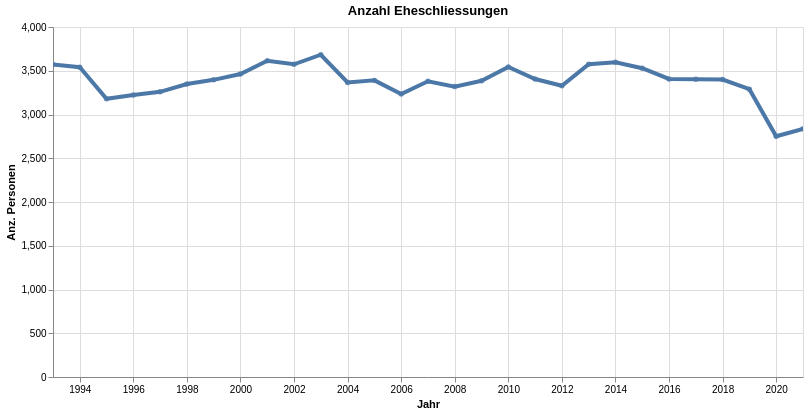

The cell this chart's notebook holds for it:
### Code cell
myTitle="Anzahl Eheschliessungen"

highlight = alt.selection(type='single', on='mouseover',
                          fields=['StichtagDatJahr_str'], nearest=True)
#x='date:StichtagDatJahr',
base = alt.Chart(myAgg.reset_index().query('sum_AnzSchl>1'), title=myTitle).encode(
    x=alt.X('StichtagDatJahr', axis=alt.Axis(title='Jahr'))# , axis=alt.Axis(format='%', title='percentage')
    , y=alt.X('sum_AnzSchl', axis=alt.Axis(title='Anz. Personen'))
    #, color=alt.Color('AlterV05Kurz', legend=alt.Legend(title="Altersgruppen", orient="right"))  
    ,tooltip=['StichtagDatJahr', 'sum_AnzSchl']    
)
points = base.mark_circle().encode(
    opacity=alt.value(0.75)
).add_selection(
    highlight
).properties(
    width=750 , height=350
)
lines = base.mark_line().encode(
    size=alt.condition(~highlight, alt.value(0.5), alt.value(4))
).interactive()

lines + points

### Figure 1 — Vega-Lite specification as saved in the notebook (floating-point values rounded to 4 significant figures)
{"config": {"view": {"continuousWidth": 400, "continuousHeight": 300}}, "layer": [{"mark": "line", "encoding": {"size": {"condition": {"value": 0.5, "selection": {"not": "selector026"}}, "value": 4}, "tooltip": [{"type": "temporal", "field": "StichtagDatJahr"}, {"type": "quantitative", "field": "sum_AnzSchl"}], "x": {"type": "temporal", "axis": {"title": "Jahr"}, "field": "StichtagDatJahr"}, "y": {"type": "quantitative", "axis": {"title": "Anz. Personen"}, "field": "sum_AnzSchl"}}, "selection": {"selector027": {"type": "interval", "bind": "scales", "encodings": ["x", "y"]}}, "title": "Anzahl Eheschliessungen"}, {"mark": "circle", "encoding": {"opacity": {"value": 0.75}, "tooltip": [{"type": "temporal", "field": "StichtagDatJahr"}, {"type": "quantitative", "field": "sum_AnzSchl"}], "x": {"type": "temporal", "axis": {"title": "Jahr"}, "field": "StichtagDatJahr"}, "y": {"type": "quantitative", "axis": {"title": "Anz. Personen"}, "field": "sum_AnzSchl"}}, "height": 350, "selection": {"selector026": {"type": "single", "on": "mouseover", "fields": ["StichtagDatJahr_str"], "nearest": true}}, "title": "Anzahl Eheschliessungen", "width": 750}], "data": {"name": "data-1c3393c03935c2af75819d67d8e3bd3c"}, "$schema": "https://vega.github.io/schema/vega-lite/v4.8.1.json", "datasets": {"data-1c3393c03935c2af75819d67d8e3bd3c": [{"StichtagDatJahr": "1993-01-01T00:00:00", "sum_AnzSchl": 3571}, {"StichtagDatJahr": "1994-01-01T00:00:00", "sum_AnzSchl": 3541}, {"StichtagDatJahr": "1995-01-01T00:00:00", "sum_AnzSchl": 3180}, {"StichtagDatJahr": "1996-01-01T00:00:00", "sum_AnzSchl": 3222}, {"StichtagDatJahr": "1997-01-01T00:00:00", "sum_AnzSchl": 3259}, {"StichtagDatJahr": "1998-01-01T00:00:00", "sum_AnzSchl": 3348}, {"StichtagDatJahr": "1999-01-01T00:00:00", "sum_AnzSchl": 3396}, {"StichtagDatJahr": "2000-01-01T00:00:00", "sum_AnzSchl": 3463}, {"StichtagDatJahr": "2001-01-01T00:00:00", "sum_AnzSchl": 3614}, {"StichtagDatJahr": "2002-01-01T00:00:00", "sum_AnzSchl": 3574}, {"StichtagDatJahr": "2003-01-01T00:00:00", "sum_AnzSchl": 3683}, {"StichtagDatJahr": "2004-01-01T00:00:00", "sum_AnzSchl": 3367}, {"StichtagDatJahr": "2005-01-01T00:00:00", "sum_AnzSchl": 3390}, {"StichtagDatJahr": "2006-01-01T00:00:00", "sum_AnzSchl": 3234}, {"StichtagDatJahr": "2007-01-01T00:00:00", "sum_AnzSchl": 3380}, {"StichtagDatJahr": "2008-01-01T00:00:00", "sum_AnzSchl": 3319}, {"StichtagDatJahr": "2009-01-01T00:00:00", "sum_AnzSchl": 3385}, {"StichtagDatJahr": "2010-01-01T00:00:00", "sum_AnzSchl": 3543}, {"StichtagDatJahr": "2011-01-01T00:00:00", "sum_AnzSchl": 3405}, {"StichtagDatJahr": "2012-01-01T00:00:00", "sum_AnzSchl": 3328}, {"StichtagDatJahr": "2013-01-01T00:00:00", "sum_AnzSchl": 3575}, {"StichtagDatJahr": "2014-01-01T00:00:00", "sum_AnzSchl": 3597}, {"StichtagDatJahr": "2015-01-01T00:00:00", "sum_AnzSchl": 3529}, {"StichtagDatJahr": "2016-01-01T00:00:00", "sum_AnzSchl": 3406}, {"StichtagDatJahr": "2017-01-01T00:00:00", "sum_AnzSchl": 3404}, {"StichtagDatJahr": "2018-01-01T00:00:00", "sum_AnzSchl": 3399}, {"StichtagDatJahr": "2019-01-01T00:00:00", "sum_AnzSchl": 3289}, {"StichtagDatJahr": "2020-01-01T00:00:00", "sum_AnzSchl": 2751}, {"StichtagDatJahr": "2021-01-01T00:00:00", "sum_AnzSchl": 2836}]}}
